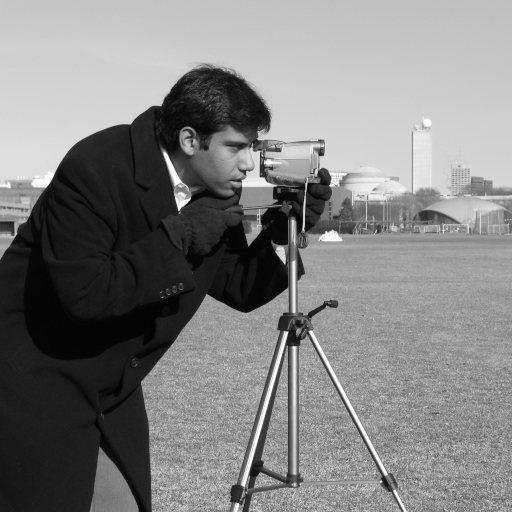
#> input picture skimage.data.camera(), 512 x 512 px
$ jupyter execute lab2.ipynb
#> lines starting #> are read from the running program, lines starting #| are printed output that depends on the picture
JERZY ANDRZEJEWSKI 230347

TASK 1

[cell 1]
import skimage
import matplotlib.pyplot as plt
import numpy as np

[cell 2]
camera = skimage.data.camera()
#> camera is the input picture: shape (512, 512); min 0, max 255, mean 129.1

counts, bins = np.histogram(camera, bins=256, range=(0,257))
#> counts = 256 values, max 4957 at index 26, min 0 at index 255, mean 1024; bins = 257 values from 0 to 257

fig, (imgplot, histogram) = plt.subplots(nrows=1, ncols=2)
fig.set_figwidth(12.8)
imgplot.imshow(camera, cmap='gray')
histogram.hist(bins[:-1], bins, weights=counts, histtype='step', color='black')
histogram.set_xlabel('intensity')
histogram.set_ylabel('pixels')
plt.show()
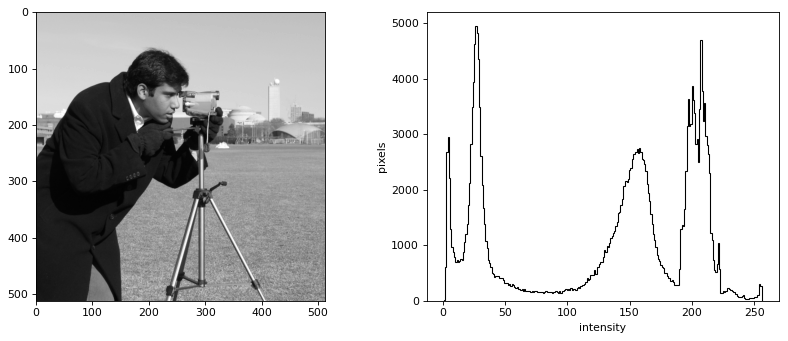
#> figure drawn by matplotlib, 2 panels

[cell 3]
counts1, bins1 = np.histogram(camera, bins=8, range=(0,257))
#> counts1 = [62344, 15434, 5202, 11305, 59200, 31242, 73717, 3700]; bins1 = [0, 32.12, 64.25, 96.38, 128.5, 160.6, 192.8, 224.9, 257]
plt.bar(bins1[:-1], counts1, width=20, color='black')
plt.xlabel('intensity')
plt.ylabel('pixels')

plt.show()
#> figure, not shown here; tallest bar 73717 high, from x = 182.8 to 202.8

[cell 4]
sum = np.cumsum(counts)[-1]
#> sum = 262144

plt.plot(range(0,256), [x/sum for x in np.cumsum(counts)])
plt.show()
#> figure, not shown here; curve peaks at x = 254, y = 1

TASK 2

[cell 5]
a = 20
b = 220

rescaled_image = skimage.exposure.rescale_intensity(camera, in_range = (a, b))
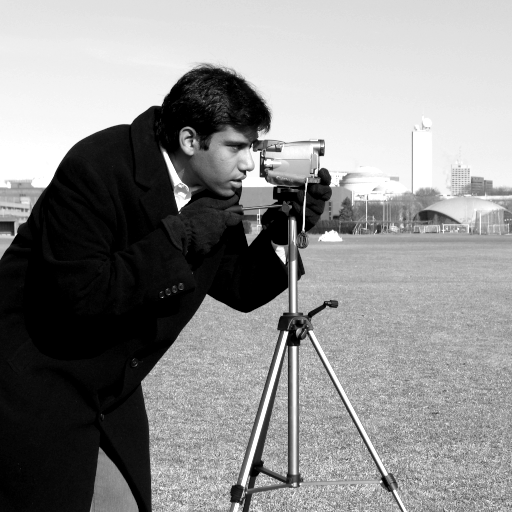
#> rescaled_image: shape (512, 512); min 0, max 255, mean 139.3
counts2, bins2 = np.histogram(rescaled_image, bins=256, range=(0,257))
#> counts2 = 256 values, max 22962 at index 0, min 0 at index 3, mean 1024; bins2 = 257 values from 0 to 257

fig, (imgplot, histogram) = plt.subplots(nrows=1, ncols=2)
fig.set_figwidth(16.8)
imgplot.imshow(rescaled_image, cmap='gray')
histogram.hist(bins2[:-1], bins2, weights=counts2, histtype='step', color='black')
histogram.set_xlabel('intensity')
histogram.set_ylabel('pixels')
plt.show()

Some buckets are empty because the pixels are kind of moved into lower or higher bucket

[cell 6]
a = 0
b = 134
dark_image = skimage.io.imread('dark_image.png')
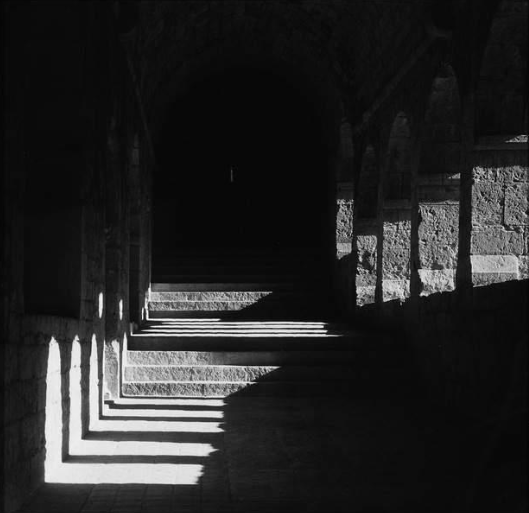
#> input picture lab2/dark_image.png, 529 x 513 px
#> dark_image is the input picture: shape (513, 529, 3); min 1, max 253, mean 38

rescaled_dark = skimage.exposure.rescale_intensity(dark_image, in_range = (a, b))
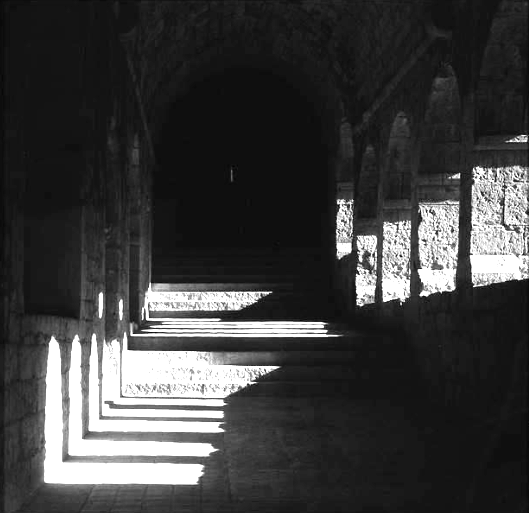
#> rescaled_dark: shape (513, 529, 3); min 1, max 255, mean 61.2
counts3, bins3 = np.histogram(rescaled_image, bins=256, range=(0,257))
#> counts3 has the same summary as counts2; bins3 = 257 values from 0 to 257

plt.imshow(dark_image)
plt.show()

fig, (imgplot, histogram) = plt.subplots(nrows=1, ncols=2)
fig.set_figwidth(16.8)
imgplot.imshow(rescaled_dark, cmap='gray')
histogram.hist(bins3[:-1], bins3, weights=counts3, histtype='step', color='black')
histogram.set_xlabel('intensity')
histogram.set_ylabel('pixels')
plt.show()

best gamma is under 1

[cell 7]
gamma_dark = skimage.exposure.adjust_gamma(dark_image, gamma=0.7)
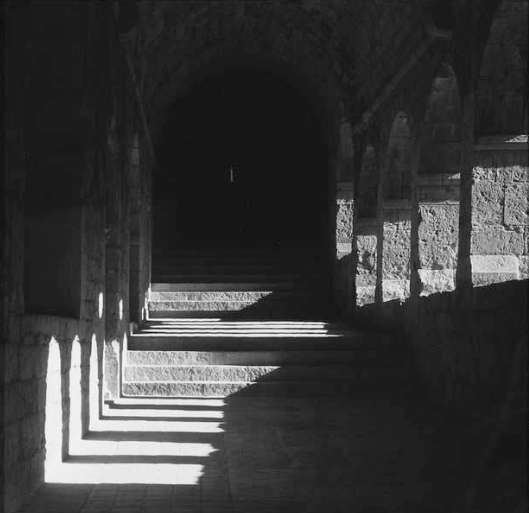
#> gamma_dark: shape (513, 529, 3); min 5, max 254, mean 58.3
counts4, bins4 = np.histogram(rescaled_image, bins=256, range=(0,257))
#> counts4 has the same summary as counts2; bins4 = 257 values from 0 to 257

fig, (imgplot, histogram) = plt.subplots(nrows=1, ncols=2)
fig.set_figwidth(16.8)
imgplot.imshow(gamma_dark, cmap='gray')
histogram.hist(bins4[:-1], bins4, weights=counts4, histtype='step', color='black')
histogram.set_xlabel('intensity')
histogram.set_ylabel('pixels')
plt.show()

[cell 8]
a1, b1 = 0, 180
gamma_dark1 = skimage.exposure.adjust_gamma(dark_image, gamma=0.8)
rescaled_dark1 = skimage.exposure.rescale_intensity(gamma_dark1, in_range = (a, b))
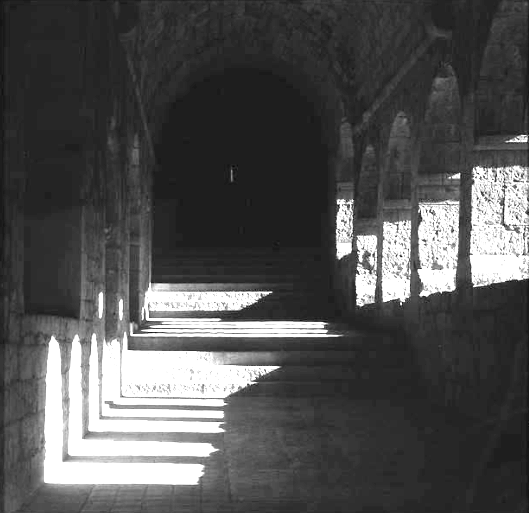
#> rescaled_dark1: shape (513, 529, 3); min 5, max 255, mean 81.8

counts5, bins5 = np.histogram(rescaled_image, bins=256, range=(0,257))
#> counts5 has the same summary as counts2; bins5 = 257 values from 0 to 257

fig, (imgplot, histogram) = plt.subplots(nrows=1, ncols=2)
fig.set_figwidth(16.8)
imgplot.imshow(rescaled_dark1, cmap='gray')
histogram.hist(bins5[:-1], bins5, weights=counts5, histtype='step', color='black')
histogram.set_xlabel('intensity')
histogram.set_ylabel('pixels')
plt.show()

TASK 3

[cell 9]
chelsea = skimage.data.chelsea()
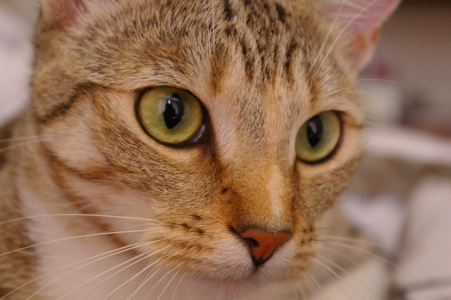
#> input picture skimage.data.chelsea(), 451 x 300 px
#> chelsea is the input picture: shape (300, 451, 3); mean R, G, B 147.7, 111.4, 86.8

counts6, bins6 = np.histogram(camera, bins=256, range=(0,257))
#> counts6 has the same summary as counts; bins6 = 257 values from 0 to 257

colors = ("red", "green", "blue")
channel_ids = (0, 1, 2)

fig, (imgplot, histogram) = plt.subplots(nrows=1, ncols=2)
fig.set_figwidth(16.8)
imgplot.imshow(chelsea, cmap='gray')

for channel_id, c in zip(channel_ids, colors):
    histogram1, bin_edges = np.histogram(chelsea[:, :, channel_id], bins=256, range=(0, 257))
    histogram.plot(bin_edges[0:-1], histogram1, color=c)

histogram.set_xlabel('intensity')
histogram.set_ylabel('pixels')
plt.show()
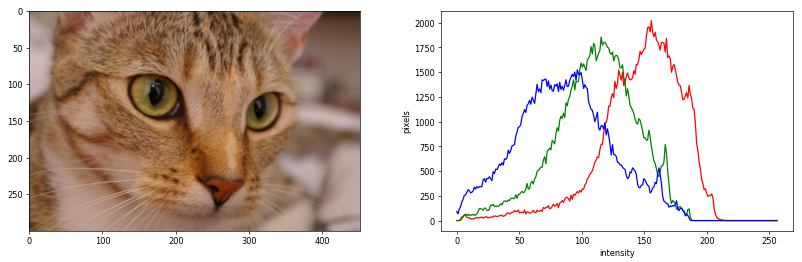
#> figure drawn by matplotlib, 2 panels; panel 2: curve peaks at x = 155.6, y = 2021; panel 2: curve peaks at x = 115.4, y = 1855; panel 2: curve peaks at x = 96.38, y = 1523

fig1 = plt.figure()
plt.xlim([-15, 256])
fig1.set_figwidth(16)
i = -10
for channel_id, c in zip(channel_ids, colors):
    histogram, bin_edges = np.histogram(chelsea[:, :, channel_id], bins=8, range=(0, 257))
    plt.bar(bin_edges[0:-1]+i, histogram, color=c, width=10)
    i += 10
#> this loop made 3 passes
#> histogram on passes 1 to 3: [935, 2408, 5424, 22855, 52248, 46382, 5048, 0], [2574, 8358, 29279, 53263, 34229, 7597, 0, 0], [10274, 28209, 44111, 34089, 13860, 4755, 1, 1]
#> after the loop, i = 20
plt.xticks(bin_edges[0:-1], ["(0,32)", "(32,64)", "(64,96)", "(96,128)", "(128,160)", "(160,196)", "(196,224)", "(224,256)"])
plt.show()
#> figure, not shown here; tallest bar 52248 high, from x = 113.5 to 123.5; tallest bar 53263 high, from x = 91.38 to 101.4; tallest bar 44111 high, from x = 69.25 to 79.25

TASK 4

[cell 10]
def lin_fun(x, a):
    b = 128 - a*128
    return a*x + b

x = np.linspace(0,255,256)

plt.xlim([0,256])
plt.ylim([0,256])
plt.plot(x, lin_fun(x, 2.5), '-r')
plt.show()
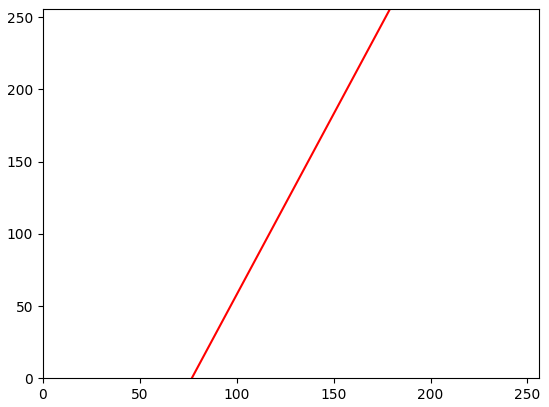
#> figure drawn by matplotlib, 1 panel; curve peaks at x = 255, y = 445.5

[cell 11]
fig, (imgplot1, imgplot2) = plt.subplots(nrows=1, ncols=2)
fig.set_figwidth(16.8)
imgplot1.imshow(camera, cmap='gray')
imgplot2.imshow(lin_fun(camera, -2.5), cmap='gray')
#> call 2 of lin_fun, with a = -2.5
#> in lin_fun (call 2), `return a*x + b`:
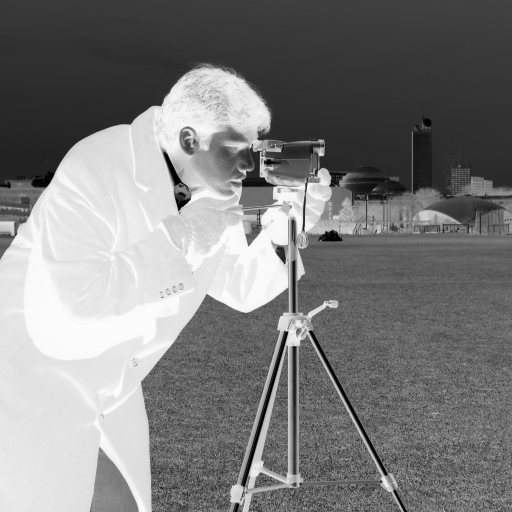
#> returned value: shape (512, 512) float64; min -189.5, max 448, mean 125.3; drawn with min black and max white
plt.show()
